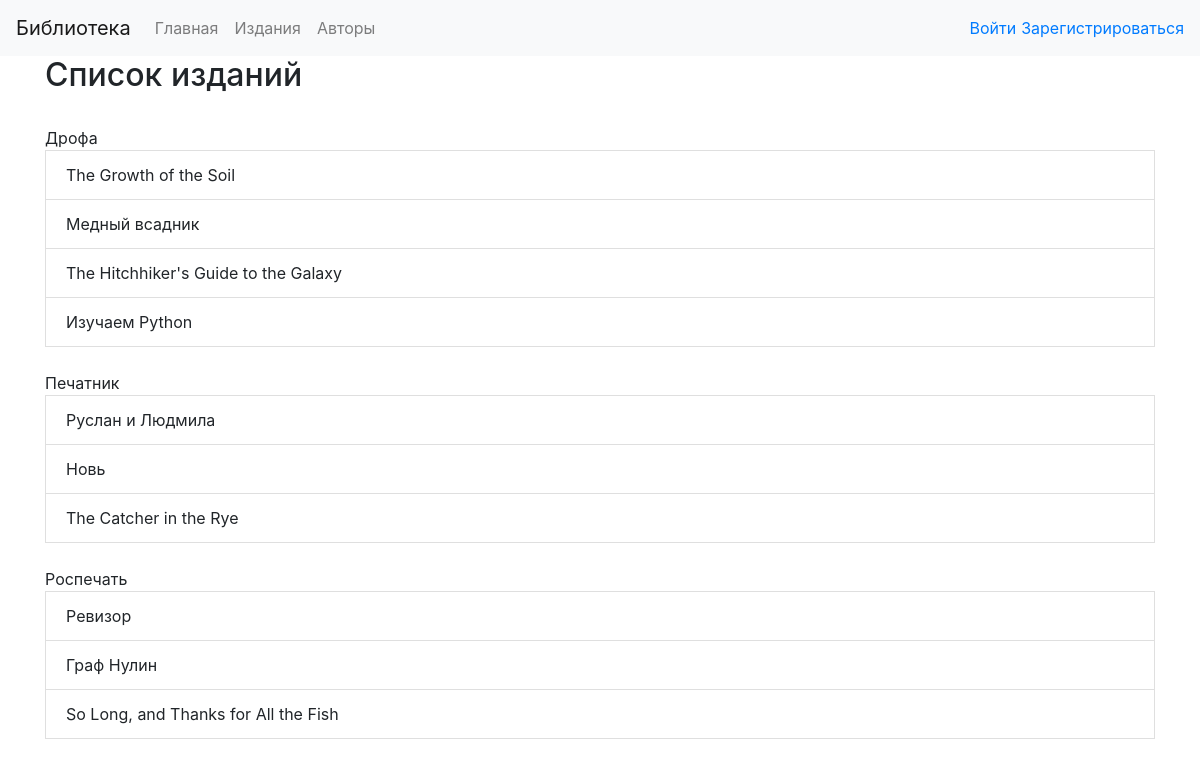
Screenshot of /publishers/ with the database file from the repository.
### p_libruary/models.py (models this page shows, shortened)
class Publisher(models.Model):
    name = models.TextField(max_length=128)

class Book(models.Model):
    ISBN = models.CharField(max_length=13)
    title = models.TextField()
    description = models.TextField()
    year_release = models.SmallIntegerField()
    author = models.ForeignKey(Author, on_delete=models.CASCADE)
    copy_count = models.SmallIntegerField(default=1)
    image = models.ImageField(upload_to='media/picture', blank=True)
    price = models.DecimalField(max_digits=10, decimal_places=2)
    publisher = models.ForeignKey(Publisher, on_delete=models.CASCADE, null=True, blank=True)
    reader = models.ForeignKey(Friend, on_delete=models.SET_NULL, null=True, blank=True, related_name='books')

### p_libruary/views.py (the view)
# urls.py: path('publishers/', publishers),
def publishers(request):
    template = loader.get_template('publishers.html')
    publishers = Publisher.objects.all()
    publishers_books = {}
    for publisher in publishers:
        publishers_books[publisher.name] = Book.objects.filter(publisher=publisher)
    publishers_data = {
        'publishers_books': publishers_books,
    }
    return HttpResponse(template.render(publishers_data, request))

### p_libruary/templates/publishers.html
{% extends 'base.html' %}
{% block content %}
    <div class="container">
        <h2>Список изданий</h2>
        <br>
            {% for publisher, books in publishers_books.items %}
                <ul class="list-group">{{ publisher }}</ul>
                    {% for book in books %}
                        <li class="list-group-item">{{ book.title }}</li>
                    {% endfor %}
                <br>
            {% endfor %}
    </div>
{% endblock %}

### rows the page displays
Publisher: publishers_books "Дрофа"
Book: title "The Growth of the Soil"
Book: title "Медный всадник"
Book: title "The Hitchhiker's Guide to the Galaxy"
Book: title "Изучаем Python"
Publisher: publishers_books "Печатник"
Book: title "Руслан и Людмила"
Book: title "Новь"
Book: title "The Catcher in the Rye"
Publisher: publishers_books "Роспечать"
Book: title "Ревизор"
Book: title "Граф Нулин"
Book: title "So Long, and Thanks for All the Fish"
